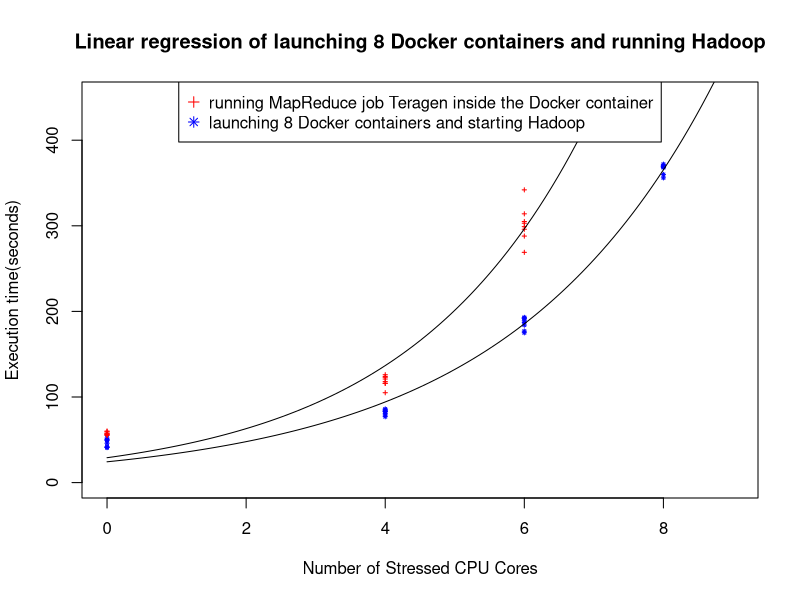

This chart was generated by the following R code:
#!/usr/bin/Rscript
# this is for plotting the tendency of Docker container with stressed cpu cores
old=getwd();
basedir="/home/peipei/course/CSC547/experiment_docker_hadoop/stress_docker";
setwd(basedir);

hadoop_no_stress=c(42,50,52,41,49,41,50,46);
hadoop_cpu4_stress=c(79,83,85,86,77,84,81,83);
hadoop_cpu6_stress=c(177,192,184,189,175,192,193,187);
hadoop_cpu8_stress=c(372,368,360,356,369,369,370,370);
hadoop_stress=c(hadoop_no_stress,hadoop_cpu4_stress,hadoop_cpu6_stress,hadoop_cpu8_stress);
x_hadoop=c(rep(0,each=8),rep(4,each=8),rep(6,each=8),rep(8,each=8))

job_no_stress=c(56,60,57,55,58,56,60,57);
job_cpu4_stress=c(123,126,118,105,124,116,116,121);
job_cpu6_stress=c(314,269,299,303,342,296,288,305);
job_stress=c(job_no_stress,job_cpu4_stress,job_cpu6_stress);
x_job=c(rep(0,each=8),rep(4,each=8),rep(6,each=8));

name="stress_cpu";
png(paste(getwd(),paste(name,"png",sep="."),sep="/"));
plot(x=NULL,y=NULL,mai="Linear regression of launching 8 Docker containers and running Hadoop",xlab="Number of Stressed CPU Cores",ylab="Execution time(seconds)",xlim=range(0:9),ylim=range(0:450));


f <- function(x,a,b) {a * exp(b * x)}

points(x_hadoop,hadoop_stress,type="p",pch=8,cex=0.4,col="blue");
#reg1<-lm(hadoop_stress~x_hadoop);
#reg1<-lm(log(hadoop_stress)~x_hadoop);
#reg1<-nls(hadoop_stress~exp(b*x_hadoop),start=list(b=1.3));
#abline(reg1,col="blue");

reg1<-nls(hadoop_stress~f(x_hadoop,a,b),start=c(a=1, b=1));
co <- coef(reg1);
curve(f(x, a=co[1], b=co[2]), add = TRUE);

points(x_job,job_stress,type="p",pch=3,cex=0.4,col="red");
#reg2<-lm(job_stress~x_job);
#reg2<-lm(log(job_stress)~x_job);
#reg2<-nls(job_stress~exp(a*x_job),start=list(a=1.3));
#reg2<-nls(job_stress~f(x_job,a,b),start=c(a=2, b=1));
#abline(reg2,col="red");

reg2<-nls(job_stress~f(x_job,a,b),start=c(a=1, b=1));
co <- coef(reg2);
curve(f(x, a=co[1], b=co[2]), add = TRUE);

legend("top",horiz=FALSE,legend=c("running MapReduce job Teragen inside the Docker container","launching 8 Docker containers and starting Hadoop"), pch=c(3,8), col=c("red","blue"))

dev.off();
